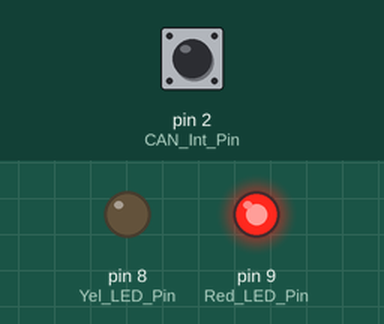
Simulated run of this sketch. Board: Arduino Nano, built with avr-gcc and run on an emulated ATmega328P. On the bench: output pins drawn as LEDs (lit = HIGH). The test bench sets the inputs (shaded band); at power-on: pin 2 (CAN_Int_Pin) HIGH. What the sketch prints to the serial monitor is not drawn.

Above: at 0.1 s.
Timing chart, 0 to 1.6 s (numbered marks = the images above):
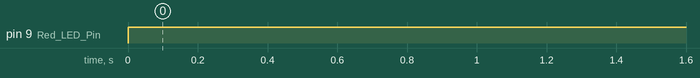

The sketch:

Soft_BMS_Master.ino
```cpp
//****************************************************
// BMS Master-Slave
// Master Module
//
// v3, 18.05.2023
// + Arduino Nano
// + CAN Shield
//
//****************************************************

#include <SPI.h>
#include <mcp_can.h>

/*  Arduino pins    CAN Shield pins
         2          INT
        13          SCK
        12          S0
        11          SI
        10          CS
        Vcc         Vcc
        GND         GND
*/

#define CAN_Int_Pin 2       // pins for the CAN module
#define CAN_CS_Pin 10

// static const byte MCP2515_CS = 10 ;
// static const byte MCP2515_INT = 2 ;

MCP_CAN CAN(CAN_CS_Pin);

#define N_BATT 3

#define MasterID 0x100      // ID for Master
#define SlaveID1 0x101      // IDs for Slaves
#define SlaveID2 0x102
#define SlaveID3 0x103

byte Slave_ID[N_BATT] = {0x01, 0x02, 0x03};

// The structure of CAN frame
// {ID_Master, ID_Slave, Balancing, Time_HighByte, Time_LowByte, 0, 0, 0}
// Balancing = OFF => 0x55
// Balancing = ON => 0xAA
byte TxBuf[8] = {0x00, 0x00, 0x00, 0x00, 0x00, 0x00, 0x00, 0x00};
byte RxBuf[8];
long unsigned int RxID;
byte len = 0;

#define Yel_LED_Pin 8    // LEDs from the Master PCB
#define Red_LED_Pin 9

unsigned long int i = 0;
int CAN_Timeout = 100;      // timeout for transmitting of CAN frames

#define SlaveStopBalance  0x00
#define SlaveStartBalance 0x01

int Cell_Bal[N_BATT];                // array for balancing states for all cells
int Cell_Volt[N_BATT];               // array for cells voltages
int Cell_Temp[N_BATT];               // array for cells temperatures
bool MaxViolation_Cell_Volt[N_BATT]; // array storing max voltage threshold violation state, 1:violated
bool MinViolation_Cell_Volt[N_BATT]; // array storing min voltage threshold violation state, 1:violated
bool MaxViolation_Cell_Temp[N_BATT]; // array storing max temperature threshold violation state, 1:violated
bool StateChange_Cell_Bal[N_BATT];   // array indicating changes in balancing requirement states, 1:required to change balancing state
int buff_Cell_Bal[N_BATT];           // buffer array for balancing states to send via CAN

byte j;

const int balance_diff = (int)(0.05*1023/5.0);
const int MAX_V = (int)(3.6*1023/5.0);
const int NOM_V = (int)(3.2*1023/5.0);
const int MIN_V = (int)(2.5*1023/5.0);
const int MAX_TEMP = 45;

static uint32_t Current_Time;
static uint32_t Last_Time;

void setup ()
{
  // Initialize PINs
  pinMode(Yel_LED_Pin, OUTPUT); digitalWrite(Yel_LED_Pin, LOW);
  pinMode(Red_LED_Pin, OUTPUT); digitalWrite(Red_LED_Pin, LOW);

  Serial.begin(115200);

  // Initialize CAN bus at 500 kbps, 8 MHz
  while (CAN_OK != CAN.begin(MCP_ANY, CAN_500KBPS, MCP_8MHZ))
  {
    Serial.println("CAN bus initialization FAILED!");
    delay(100);
  }
  Serial.println("CAN bus initialization OK!");
  CAN.setMode(MCP_NORMAL);

  // Resetting monitoring and buffer variables
  for( j=0;j<N_BATT;j++ ) {
    MaxViolation_Cell_Volt[j] = false;
    MinViolation_Cell_Volt[j] = false;
    MaxViolation_Cell_Temp[j] = false;
    StateChange_Cell_Bal[j] = false;
    buff_Cell_Bal[j] = 0x00;
    Cell_Bal[j] = 0;
    Cell_Volt[j] = 0;
    Cell_Temp[j] = 0;
  }

  Last_Time = millis();

} // end setup()

void loop ()
{
  // Received CAN frames from Slave Nodes
  if (digitalRead(CAN_Int_Pin) == LOW) {

    CAN.readMsgBuf(&RxID, len, RxBuf);

    if (RxID == 0x101)         // Data received from Cell 1
    {
      Cell_Bal[0] = RxBuf[0];
      Cell_Volt[0] = RxBuf[1] * 256 + RxBuf[2];
      Cell_Temp[0] = RxBuf[3];
    }

    if (RxID == 0x102)         // Data received from Cell 2
    {
      Cell_Bal[1] = RxBuf[0];
      Cell_Volt[1] = RxBuf[1] * 256 + RxBuf[2];
      Cell_Temp[1] = RxBuf[3];
    }

    if (RxID == 0x103)         // Data received from Cell 3
    {
      Cell_Bal[2] = RxBuf[0];
      Cell_Volt[2] = RxBuf[1] * 256 + RxBuf[2];
      Cell_Temp[2] = RxBuf[3];
    }

  } // end if(digitalRead(CAN_Int_Pin) == LOW)

  // checking balancing condition for all cells
  checkBalancingState(Cell_Bal, Cell_Volt);

  // check cell voltages and temperatures agains their threshold
  checkCellsThreshold(Cell_Volt, Cell_Temp, MAX_V, MIN_V, MAX_TEMP);

  // check if there's a cell voltage exceeding maximum voltage threshold
  if( MaxViolation_Cell_Volt[0] ||
      MaxViolation_Cell_Volt[1] ||
      MaxViolation_Cell_Volt[2] ) {
    digitalWrite(Yel_LED_Pin, HIGH);
  } else {
    digitalWrite(Yel_LED_Pin, LOW);
  }

  // check if there's a cell voltage exceeding minimum voltage threshold
  if( MinViolation_Cell_Volt[0] ||
      MinViolation_Cell_Volt[1] ||
      MinViolation_Cell_Volt[2] ) {
    digitalWrite(Red_LED_Pin, HIGH);
  } else {
    digitalWrite(Red_LED_Pin, LOW);
  }

  // check if there's a cell temperature exceeding maximum temperature threshold
  if( MaxViolation_Cell_Temp[0] ||
      MaxViolation_Cell_Temp[1] ||
      MaxViolation_Cell_Temp[2] ){
    /*
      action when one cell temperature exceeds the threshold
    */
  } else {
    /*
      action when not one cell temperature exceeds the threshold
    */
  }

  Current_Time = millis();

  // sending balancing state update if there's any
  if (Current_Time - Last_Time > CAN_Timeout) {
    for(j=0; j<N_BATT; j++){
      if( StateChange_Cell_Bal[j] ){
        TxBuf[0] = Slave_ID[j];
        TxBuf[1] = buff_Cell_Bal[j];
        CAN.sendMsgBuf(MasterID, 0, 8, TxBuf);
        StateChange_Cell_Bal[j] = false;
        Last_Time = Current_Time;
        break; // so balancing state update will be executed at the next loop
      }
    }
  }
} // end loop()

void sendInfoSerial(int balState[N_BATT], int voltages[N_BATT], int temp[N_BATT]){

  Serial.println("BMS");

  Serial.print("Bal:");
  for (j=0; j<=N_BATT-1; j++)
  {
    Serial.print(balState[j]);
    if (j != N_BATT){
      Serial.print(",");
    }
  }
  Serial.println();

  Serial.print("Vol:");
  for (j=0; j<=N_BATT-1; j++)
  {
    Serial.print(voltages[j]);
    if (j != N_BATT){
      Serial.print(",");
    }
  }
  Serial.println();

  Serial.print("Tmp:");
  for (j=0; j<=N_BATT-1; j++)
  {
    Serial.print(temp[j]);
    if (j != N_BATT){
      Serial.print(",");
    }
  }
  Serial.println();
}

void checkBalancingState(int balState[N_BATT], int voltages[N_BATT]){
  int state = false;
  int mean_voltage = (int)(voltages[0]+voltages[1]+ voltages[2])/N_BATT;

  for(j=0; j<N_BATT; j++){
    if( voltages[j]-mean_voltage > balance_diff ){
      if( (balState[j]==SlaveStopBalance) && (StateChange_Cell_Bal[j]==false) ){
        buff_Cell_Bal[j] = SlaveStartBalance; // State to be updated 0x00->0x01
        StateChange_Cell_Bal[j] = true; // Balancing state needs to be updated
      }
    } else{
      if( (balState[j]==SlaveStartBalance) && (StateChange_Cell_Bal[j]==false) ){
        buff_Cell_Bal[j] = SlaveStopBalance; // State to be updated 0x01->0x00
        StateChange_Cell_Bal[j] = true; // Balancing state needs to be updated
      }
    }
  }
}

void checkCellsThreshold(int voltages[N_BATT], int temp[N_BATT], int max_v, int min_v, int max_temp){
  for(j=0; j<N_BATT; j++){
    // check cell voltages against the maximum threshold
    if( voltages[j] > max_v )
      MaxViolation_Cell_Volt[j] = true;
    else
      MaxViolation_Cell_Volt[j] = false;

    // check cell voltages against the minimum threshold
    if( voltages[j] < min_v )
      MinViolation_Cell_Volt[j] = true;
    else
      MinViolation_Cell_Volt[j] = false;

    // check cell temperatures against the maximum threshold
    if( temp[j] > max_temp )
      MaxViolation_Cell_Temp[j] = true;
    else
      MaxViolation_Cell_Temp[j] = false;
  }
}
```

Measured:
- by itself, pin 9 (Red_LED_Pin): LOW → HIGH at 0.00 s
